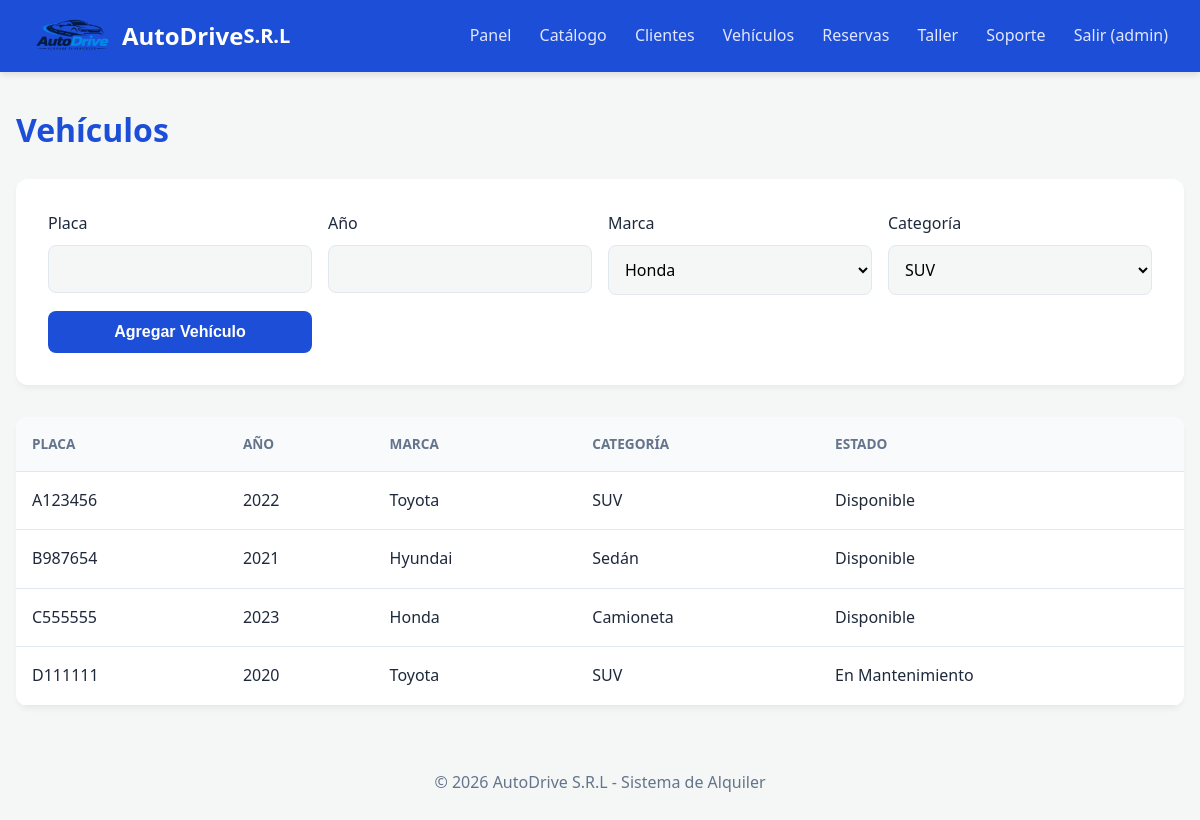
The app's page /vehiculos.php (signed in) with its own data.
### tables this page shows
CREATE TABLE `vehiculos` (
  `Vehiculos_ID` int(11) NOT NULL,
  `Vehiculos_Placa` varchar(10) NOT NULL,
  `Vehiculos_Anio` int(11) NOT NULL,
  `Marcas_ID` int(11) NOT NULL,
  `Categorias_ID` int(11) NOT NULL,
  `EstadosVehiculo_ID` int(11) NOT NULL
);

CREATE TABLE `marcas` (
  `Marcas_ID` int(11) NOT NULL,
  `Marcas_Nombre` varchar(50) NOT NULL
);

CREATE TABLE `categorias` (
  `Categorias_ID` int(11) NOT NULL,
  `Categorias_Nombre` varchar(50) NOT NULL,
  `Categorias_Descripcion` varchar(150) DEFAULT NULL
);

CREATE TABLE `estadosvehiculo` (
  `EstadosVehiculo_ID` int(11) NOT NULL,
  `EstadosVehiculo_Descripcion` varchar(30) NOT NULL
);

### vehiculos.php (the view, shortened to what this page needs)
<?php
require 'lib.php'; requerir([1, 2]);
$adm = usuario()['rol'] == 1;
if ($adm): ?>
<form method="post"><?= campo() ?>
<label>Placa<input name="placa" required></label>
<label>Año<input type="number" name="anio" required></label>
<label>Marca<select name="marca">
  <?php foreach (q('SELECT * FROM Marcas') as $m): ?>
    <option value="<?= $m['Marcas_ID'] ?>"><?= h($m['Marcas_Nombre']) ?></option>
  <?php endforeach; ?>
</select></label>
<label>Categoría<select name="cat">
  <?php foreach (q('SELECT * FROM Categorias') as $c): ?>
    <option value="<?= $c['Categorias_ID'] ?>"><?= h($c['Categorias_Nombre']) ?></option>
  <?php endforeach; ?>
</select></label>
<button>Agregar Vehículo</button></form>
<?php endif; ?>
<div class="tw"><table>
<tr><th>Placa</th><th>Año</th><th>Marca</th><th>Categoría</th><th>Estado</th></tr>
<?php
$sql = "SELECT v.*, m.Marcas_Nombre, c.Categorias_Nombre, e.EstadosVehiculo_Descripcion
        FROM Vehiculos v
        JOIN Marcas m ON v.Marcas_ID = m.Marcas_ID
        JOIN Categorias c ON v.Categorias_ID = c.Categorias_ID
        JOIN EstadosVehiculo e ON v.EstadosVehiculo_ID = e.EstadosVehiculo_ID
        ORDER BY v.Vehiculos_Placa";
foreach (q($sql) as $r): ?>
<tr>
  <td><?= h($r['Vehiculos_Placa']) ?></td>
  <td><?= h($r['Vehiculos_Anio']) ?></td>
  <td><?= h($r['Marcas_Nombre']) ?></td>
  <td><?= h($r['Categorias_Nombre']) ?></td>
  <td><?= h($r['EstadosVehiculo_Descripcion']) ?></td>
</tr>
<?php endforeach; ?></table></div>

### estilos.css (style rules this page uses)
:root { --bg: #f4f7f6; --c: #ffffff; --t: #1e293b; --m: #64748b; --a: #1d4ed8; --a-hover: #1e3a8a; --b: #e2e8f0; --peligro: #ef4444; --exito: #10b981; }
* { box-sizing: border-box; }
body { margin: 0; font-family: 'Segoe UI', Tahoma, Geneva, Verdana, sans-serif; background: var(--bg); color: var(--t); line-height: 1.6; }
form, .card { background: var(--c); padding: 2rem; border-radius: 12px; box-shadow: 0 4px 6px -1px rgba(0,0,0,0.05); margin-bottom: 2rem; display: grid; grid-template-columns: repeat(auto-fit, minmax(250px, 1fr)); gap: 1rem; }
label { display: flex; flex-direction: column; font-weight: 500; color: var(--t); gap: 0.5rem; }
input, select, textarea { padding: 0.75rem; border: 1px solid var(--b); border-radius: 8px; font-size: 1rem; font-family: inherit; background: var(--bg); transition: border 0.3s; }
button, .btn { padding: 0.75rem 1.5rem; border: none; border-radius: 8px; background: var(--a); color: #fff; font-size: 1rem; font-weight: bold; cursor: pointer; transition: background 0.3s; text-decoration: none; text-align: center; display: inline-block; }
.tw { overflow-x: auto; background: var(--c); border-radius: 12px; box-shadow: 0 4px 6px -1px rgba(0,0,0,0.05); }
table { width: 100%; border-collapse: collapse; }
th, td { text-align: left; padding: 1rem; border-bottom: 1px solid var(--b); }
th { background: #f8fafc; font-weight: 600; color: var(--m); text-transform: uppercase; font-size: 0.85rem; }

### records on screen
vehiculos: Vehiculos_Placa "A123456", Vehiculos_Anio "2022", Marcas_ID.Marcas_Nombre "Toyota", Categorias_ID.Categorias_Nombre "SUV", EstadosVehiculo_ID.EstadosVehiculo_Descripcion "Disponible"
vehiculos: Vehiculos_Placa "B987654", Vehiculos_Anio "2021", Marcas_ID.Marcas_Nombre "Hyundai", Categorias_ID.Categorias_Nombre "Sedán", EstadosVehiculo_ID.EstadosVehiculo_Descripcion "Disponible"
vehiculos: Vehiculos_Placa "C555555", Vehiculos_Anio "2023", Marcas_ID.Marcas_Nombre "Honda", Categorias_ID.Categorias_Nombre "Camioneta", EstadosVehiculo_ID.EstadosVehiculo_Descripcion "Disponible"
vehiculos: Vehiculos_Placa "D111111", Vehiculos_Anio "2020", Marcas_ID.Marcas_Nombre "Toyota", Categorias_ID.Categorias_Nombre "SUV", EstadosVehiculo_ID.EstadosVehiculo_Descripcion "En Mantenimiento"

### other values on screen
$u['nombre'] "admin"
$t "Vehículos"
form field marca "Honda"
form field cat "SUV"
